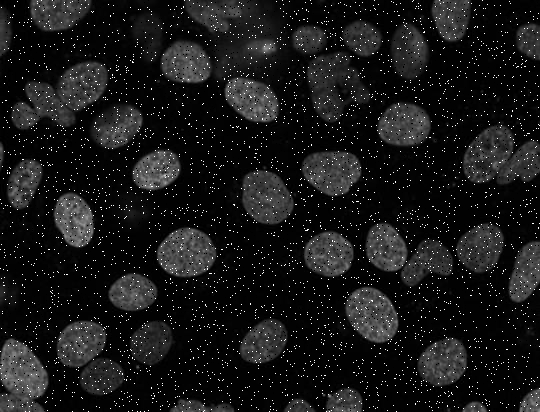
#> input picture Cell Detection/images/noisy_input.png, 540 x 412 px, found by its file name
$ python median_filter_clean.py
#> lines starting #> are read from the running program, lines starting #| are printed output that depends on the picture
import cv2
import numpy as np
import os
from tqdm import tqdm

# ===================================================================
# 1. Load Image
# ===================================================================
def load_grayscale_image(filename):
    """
    Loads a grayscale image from a given filename.

    Parameters:
        filename (str): Path to the image file.

    Returns:
        numpy.ndarray: Loaded grayscale image.
    """
#> called with filename = 'noisy_input.png'
    image = cv2.imread(filename, cv2.IMREAD_GRAYSCALE)
#> image is the input picture: shape (412, 540); min 0, max 255, mean 24.2
    if image is None:
        raise FileNotFoundError(f"Error: The file '{filename}' was not found.")
    return image

# ===================================================================
# 2. Apply Median Filter
# ===================================================================
def apply_median_filter(image, kernel_size=3):
    """
    Applies a median filter to reduce noise in an image.

    Parameters:
        image (numpy.ndarray): Grayscale image to be filtered.
        kernel_size (int): Size of the kernel for filtering. Default is 3.

    Returns:
        numpy.ndarray: Median-filtered image.
    """
#> called with kernel_size = 3
    num_rows, num_cols = image.shape
#> num_rows = 412; num_cols = 540
    half_kernel = kernel_size // 2
    row_min, col_min = half_kernel, half_kernel
    row_max, col_max = num_rows - half_kernel - 1, num_cols - half_kernel - 1
#> row_max = 410; col_max = 538
    filtered_image = np.zeros(image.shape, dtype=np.uint8)

    for row in tqdm(range(num_rows), desc="Processing Image"):
        for col in range(num_cols):
            neighborhood_values = []

            if row < row_min or row > row_max or col < col_min or col > col_max:
                row_start = 0 if row < row_min else -half_kernel
                col_start = 0 if col < col_min else -half_kernel
                row_end = num_rows - row if row > row_max else half_kernel + 1
                col_end = num_cols - col if col > col_max else half_kernel + 1
            else:
                row_start, row_end = -half_kernel, half_kernel + 1
                col_start, col_end = -half_kernel, half_kernel + 1

            for r in range(row_start, row_end):
                for c in range(col_start, col_end):
                    neighborhood_values.append(image[row + r, col + c])

            # Compute median value and assign it to new image
            filtered_image[row, col] = np.median(neighborhood_values)
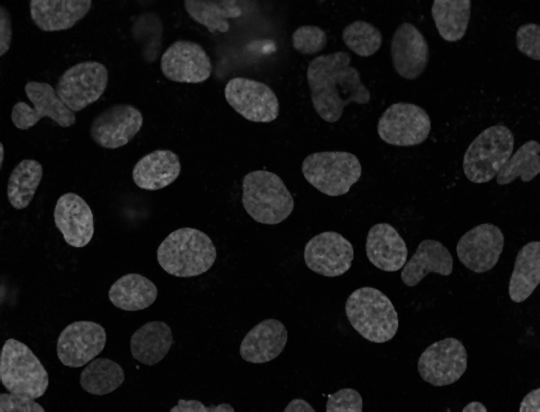
#> filtered_image: shape (412, 540); min 0, max 152, mean 19.8

    return filtered_image

# ===================================================================
# 3. Save Image if Not Already Saved
# ===================================================================
def save_image_if_not_exists(filename, image):
    """
    Saves an image only if a file with the same name does not already exist.

    Parameters:
        filename (str): Name of the file to save.
        image (numpy.ndarray): Image to be saved.
    """
    if not os.path.exists(filename):
        cv2.imwrite(filename, image)
        print(f"Saved: {filename}")
    else:
        print(f"File already exists: {filename}")

# ===================================================================
# 4. Main Execution
# ===================================================================
filename = 'noisy_input.png'
output_filename = 'filtered_median_3x3.png'

# Load the original grayscale image
gray_img = load_grayscale_image(filename)

# Apply median filter to remove noise
filtered_img = apply_median_filter(gray_img, kernel_size=3)

# Display images
cv2.imshow('Noisy Input', gray_img)
cv2.imshow('Filtered Median 3x3', filtered_img)

# Save the filtered image if it does not exist
save_image_if_not_exists(output_filename, filtered_img)

cv2.waitKey(0)
cv2.destroyAllWindows()
